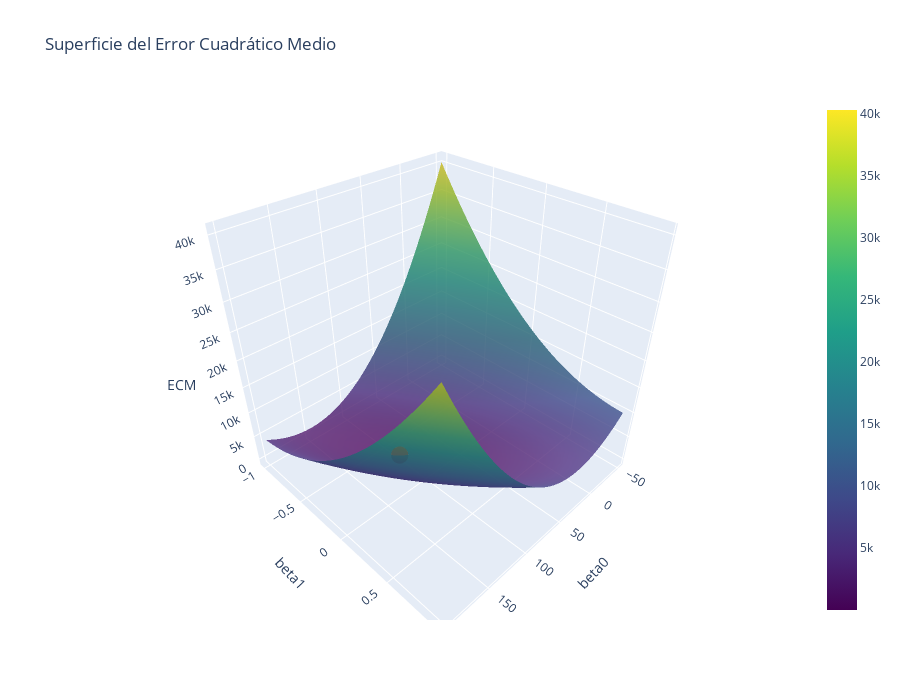

Here is the notebook cell this chart was saved with:
### Markdown cell above
Visualicemos la curva tridimensional que tengo que minimizar para encontrar los parametros: la curva del error cuadratico medio vs. beta0 y beta1.

Se marca el punto mínimo (go.Scatter3d) con un punto rojo.

### Code cell
fig = go.Figure(data=[
    go.Surface(z=Z, x=beta0_vals, y=beta1_vals, colorscale='Viridis', opacity=0.8),
    go.Scatter3d(x=[min_beta0], y=[min_beta1], z=[min_error],
                 mode='markers', marker=dict(size=6, color='red'),
                 name='Mínimo E.C.M.')
])

fig.update_layout(
    title='Superficie del Error Cuadrático Medio',
    scene=dict(
        xaxis_title='beta0',
        yaxis_title='beta1',
        zaxis_title='ECM'
    ),
    width=900,
    height=700
)
fig.show()

### Figure 1 — Plotly figure (JSON) as saved in the notebook; plotly's stock layout.template omitted (floating-point values rounded to 4 significant figures; data arrays with more than 128 entries replaced by an {"elided": "..."} marker saying what was removed)
{"data": [{"colorscale": [[0, "#440154"], [0.1111, "#482878"], [0.2222, "#3e4989"], [0.3333, "#31688e"], [0.4444, "#26828e"], [0.5556, "#1f9e89"], [0.6667, "#35b779"], [0.7778, "#6ece58"], [0.8889, "#b5de2b"], [1, "#fde725"]], "opacity": 0.8, "type": "surface", "x": {"elided": "250 int values"}, "y": [-1.0, -0.95, -0.9, -0.85, -0.8, -0.75, -0.7, -0.65, -0.6, -0.55, -0.5, -0.45, -0.4, -0.35, -0.3, -0.25, -0.2, -0.15, -0.1, -0.05, 8.882e-16, 0.05, 0.1, 0.15, 0.2, 0.25, 0.3, 0.35, 0.4, 0.45, 0.5, 0.55, 0.6, 0.65, 0.7, 0.75, 0.8, 0.85, 0.9, 0.95], "z": {"elided": "40x250 float values"}}, {"marker": {"color": "red", "size": 6}, "mode": "markers", "name": "Mínimo E.C.M.", "type": "scatter3d", "x": [101], "y": [-0.3], "z": [4.144]}], "layout": {"height": 700, "scene": {"xaxis": {"title": {"text": "beta0"}}, "yaxis": {"title": {"text": "beta1"}}, "zaxis": {"title": {"text": "ECM"}}}, "title": {"text": "Superficie del Error Cuadrático Medio"}, "width": 900}}
